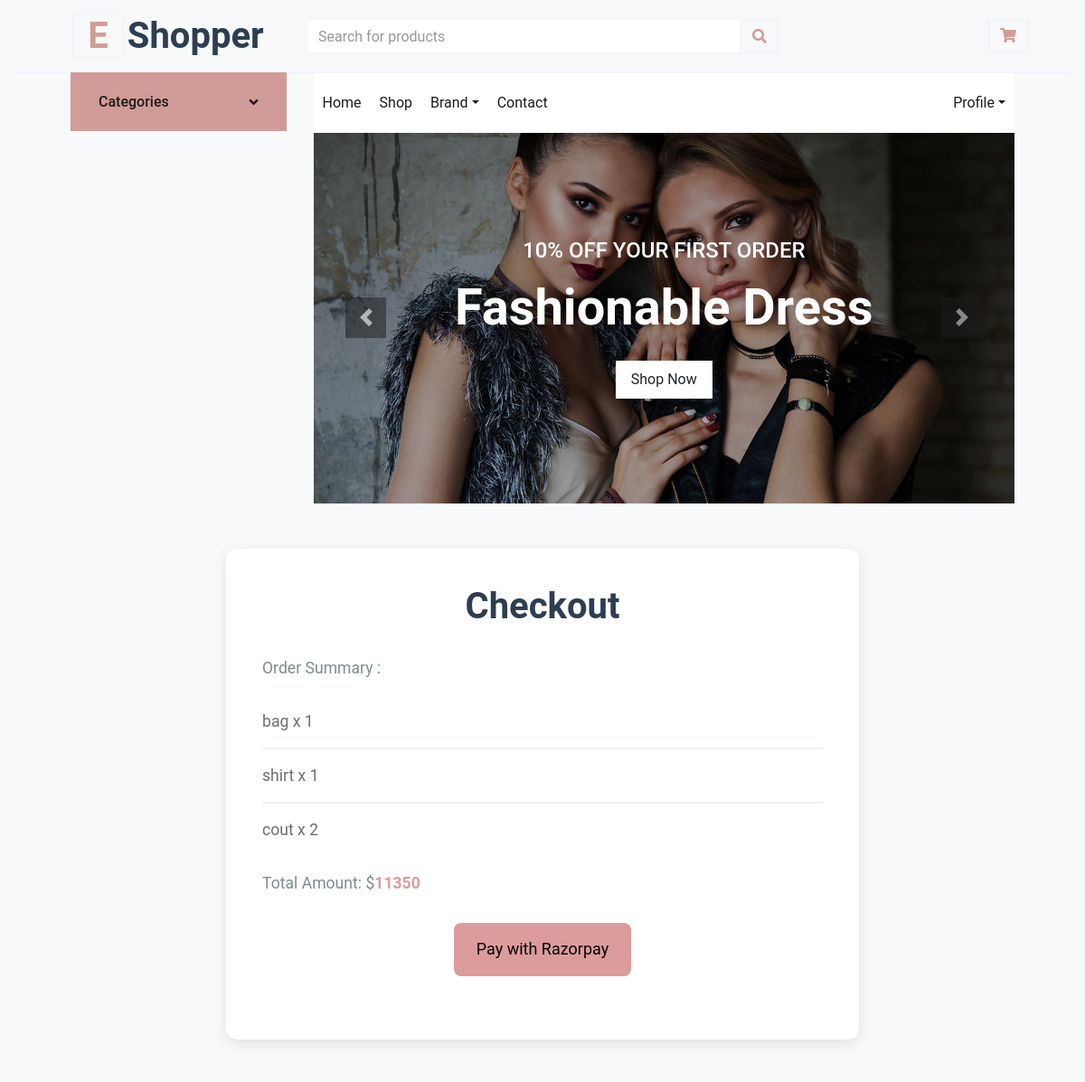
The app's page /product/cart/checkout/ (signed in, upper part), older data.
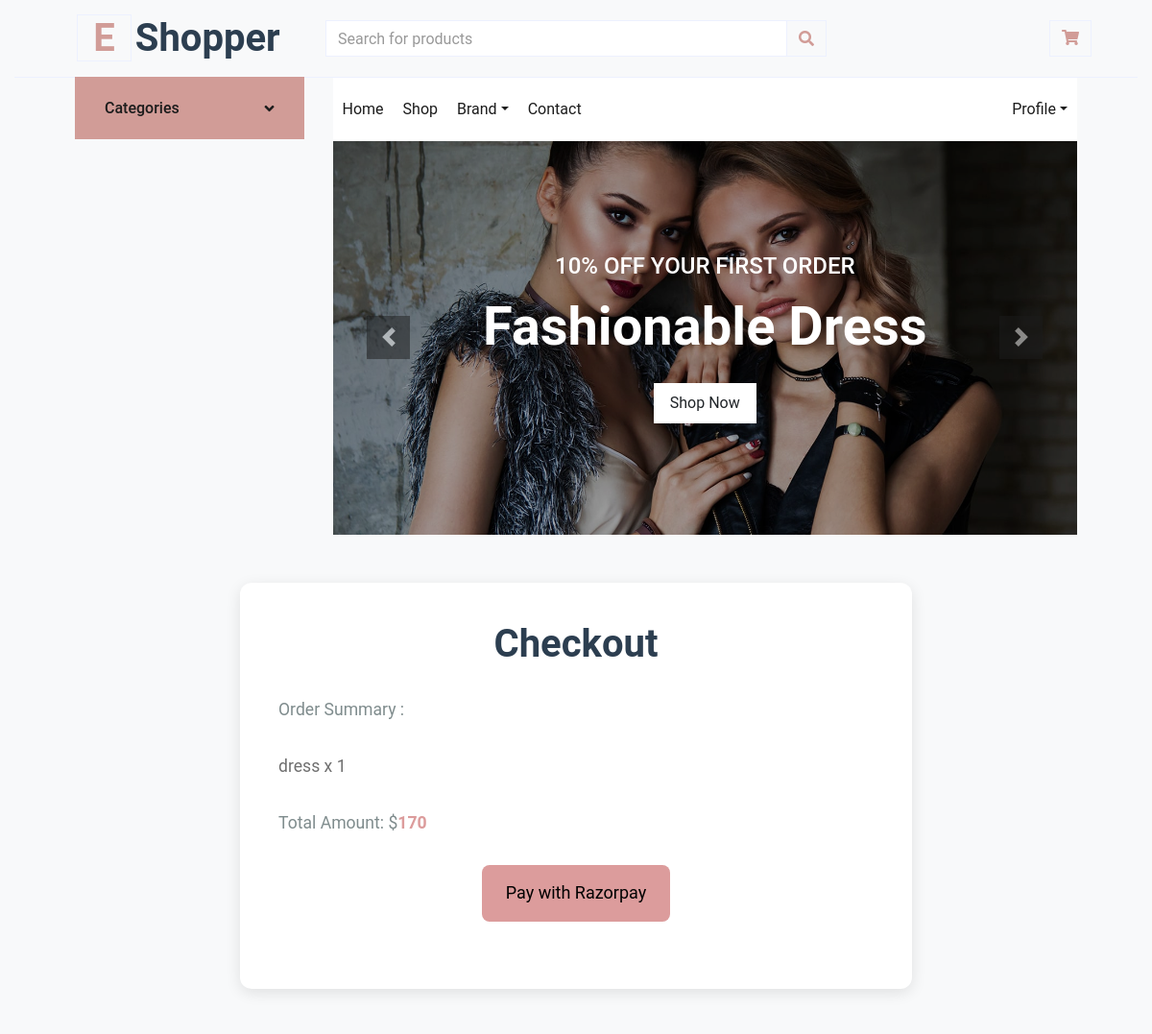
The same page, newer data.
### product/models.py (models this page shows, shortened)
class CartItem(models.Model):
    cart = models.ForeignKey('Cart', on_delete=models.CASCADE)
    product = models.ForeignKey(Product, on_delete=models.CASCADE)
    quantity = models.PositiveIntegerField(default=1)

class Product(models.Model):
    name = models.CharField(max_length=100)
    image = models.ImageField(upload_to='product/')
    price = models.IntegerField(default=0)
    discount = models.IntegerField(default=0)
    description = models.TextField(max_length=10000)
    created_at = models.DateTimeField( default=timezone.now)
    category = models.ManyToManyField('ProductCategory',related_name='product_category',verbose_name=('category'),  default="")
    PRDBrand = models.ForeignKey('settings.Brand' ,related_name='product_brand', on_delete=models.CASCADE , blank=True, null=True ,verbose_name=_("Brand "))
    color = models.ForeignKey('Color',related_name='product_color',null=True,blank=True, on_delete=models.CASCADE)
    size = models.ForeignKey('Size',related_name='product_size',null=True,blank=True, on_delete=models.CASCADE)
    slug = models.SlugField(null=True,blank=True)
    tags = TaggableManager()

### product/views.py (the view)
# urls.py: path('cart/checkout/', views.checkout, name='checkout'),
def checkout(request):
    cart_items = CartItem.objects.filter(cart=request.user.cart)
    total_amount = sum(item.product.price * item.quantity for item in cart_items)
    cart_count = get_cart_count(request)
    email = request.user.email
    full_name = request.user.profile.full_name
    context = {
        'cart_count': cart_count,
        'cart_items': cart_items,
        'total_amount': total_amount,
        'email':email,
        'full_name': full_name
    }
    return render(request, 'product/checkout.html/', context)

### product/models.py (called while the page is built)
    def __str__(self):
        return self.name

### product/views.py (called while the page is built)
def get_cart_count(request):
    if request.user.is_authenticated:
        cart_items = CartItem.objects.filter(cart=request.user.cart)
        cart_count = cart_items.count()
    else:
        cart_count = 0
    return cart_count

### product/templates/product/checkout.html (shortened to what this page needs)
{% extends "base.html" %}
{% load static %}
{% block body %}
<div class="container">
    <h1>Checkout</h1>
    <p>Order Summary :</p>
    <ul>
        {% for item in cart_items %}
        <li>{{ item.product.name }} x {{ item.quantity }}</li>
        {% endfor %}
    </ul>
    <p>Total Amount: $<span id="total_item_amount">{{total_amount}}</span></p>
    <button id="rzp-button1">Pay with Razorpay</button>
</div>
{% endblock body %}

Row changes from the older to the newer data that the page shows:
removed CartItem: product.name "bag", quantity "1"
removed CartItem: product.name "shirt", quantity "1"
removed CartItem: product.name "cout", quantity "2"
added CartItem: product.name "dress", quantity "1"
Text that changed along with them:
{{ total_amount }}: "11350" → "170"
